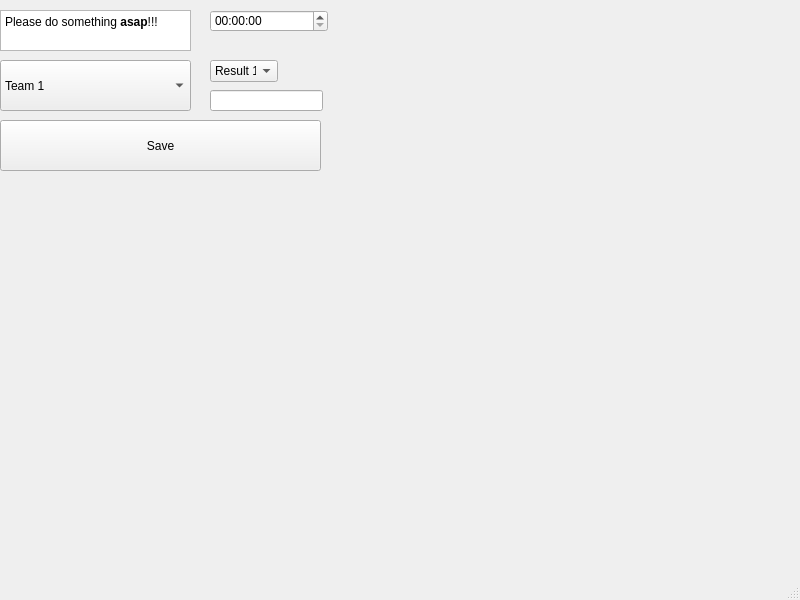
<?xml version="1.0" encoding="UTF-8"?>
<ui version="4.0">
 <class>MainWindow</class>
 <widget class="QMainWindow" name="MainWindow">
  <property name="geometry">
   <rect>
    <x>0</x>
    <y>0</y>
    <width>800</width>
    <height>600</height>
   </rect>
  </property>
  <property name="windowTitle">
   <string>MainWindow</string>
  </property>
  <widget class="QWidget" name="centralwidget">
   <widget class="QTextEdit" name="textEdit">
    <property name="geometry">
     <rect>
      <x>0</x>
      <y>10</y>
      <width>191</width>
      <height>41</height>
     </rect>
    </property>
    <property name="html">
     <string>&lt;!DOCTYPE HTML PUBLIC &quot;-//W3C//DTD HTML 4.0//EN&quot; &quot;http://www.w3.org/TR/REC-html40/strict.dtd&quot;&gt;
&lt;html&gt;&lt;head&gt;&lt;meta name=&quot;qrichtext&quot; content=&quot;1&quot; /&gt;&lt;meta charset=&quot;utf-8&quot; /&gt;&lt;style type=&quot;text/css&quot;&gt;
p, li { white-space: pre-wrap; }
&lt;/style&gt;&lt;/head&gt;&lt;body style=&quot; font-family:'Segoe UI'; font-size:9pt; font-weight:400; font-style:normal;&quot;&gt;
&lt;p style=&quot; margin-top:0px; margin-bottom:0px; margin-left:0px; margin-right:0px; -qt-block-indent:0; text-indent:0px;&quot;&gt;Please do something &lt;span style=&quot; font-weight:700;&quot;&gt;asap&lt;/span&gt;!!!&lt;/p&gt;&lt;/body&gt;&lt;/html&gt;</string>
    </property>
   </widget>
   <widget class="QComboBox" name="comboBox">
    <property name="geometry">
     <rect>
      <x>0</x>
      <y>60</y>
      <width>191</width>
      <height>51</height>
     </rect>
    </property>
    <item>
     <property name="text">
      <string>Team 1</string>
     </property>
    </item>
    <item>
     <property name="text">
      <string>Team 2</string>
     </property>
    </item>
    <item>
     <property name="text">
      <string>Team 3</string>
     </property>
    </item>
   </widget>
   <widget class="QTimeEdit" name="timeEdit">
    <property name="geometry">
     <rect>
      <x>210</x>
      <y>10</y>
      <width>118</width>
      <height>22</height>
     </rect>
    </property>
   </widget>
   <widget class="QComboBox" name="comboBox_2">
    <property name="geometry">
     <rect>
      <x>210</x>
      <y>60</y>
      <width>68</width>
      <height>22</height>
     </rect>
    </property>
    <item>
     <property name="text">
      <string>Result 1</string>
     </property>
    </item>
    <item>
     <property name="text">
      <string>Result 2</string>
     </property>
    </item>
    <item>
     <property name="text">
      <string>Result 3</string>
     </property>
    </item>
   </widget>
   <widget class="QLineEdit" name="lineEdit">
    <property name="geometry">
     <rect>
      <x>210</x>
      <y>90</y>
      <width>113</width>
      <height>21</height>
     </rect>
    </property>
    <property name="text">
     <string/>
    </property>
   </widget>
   <widget class="QPushButton" name="pushButton">
    <property name="geometry">
     <rect>
      <x>0</x>
      <y>120</y>
      <width>321</width>
      <height>51</height>
     </rect>
    </property>
    <property name="text">
     <string>Save</string>
    </property>
   </widget>
  </widget>
  <widget class="QMenuBar" name="menubar">
   <property name="geometry">
    <rect>
     <x>0</x>
     <y>0</y>
     <width>800</width>
     <height>22</height>
    </rect>
   </property>
  </widget>
  <widget class="QStatusBar" name="statusbar"/>
 </widget>
 <resources/>
 <connections/>
</ui>
